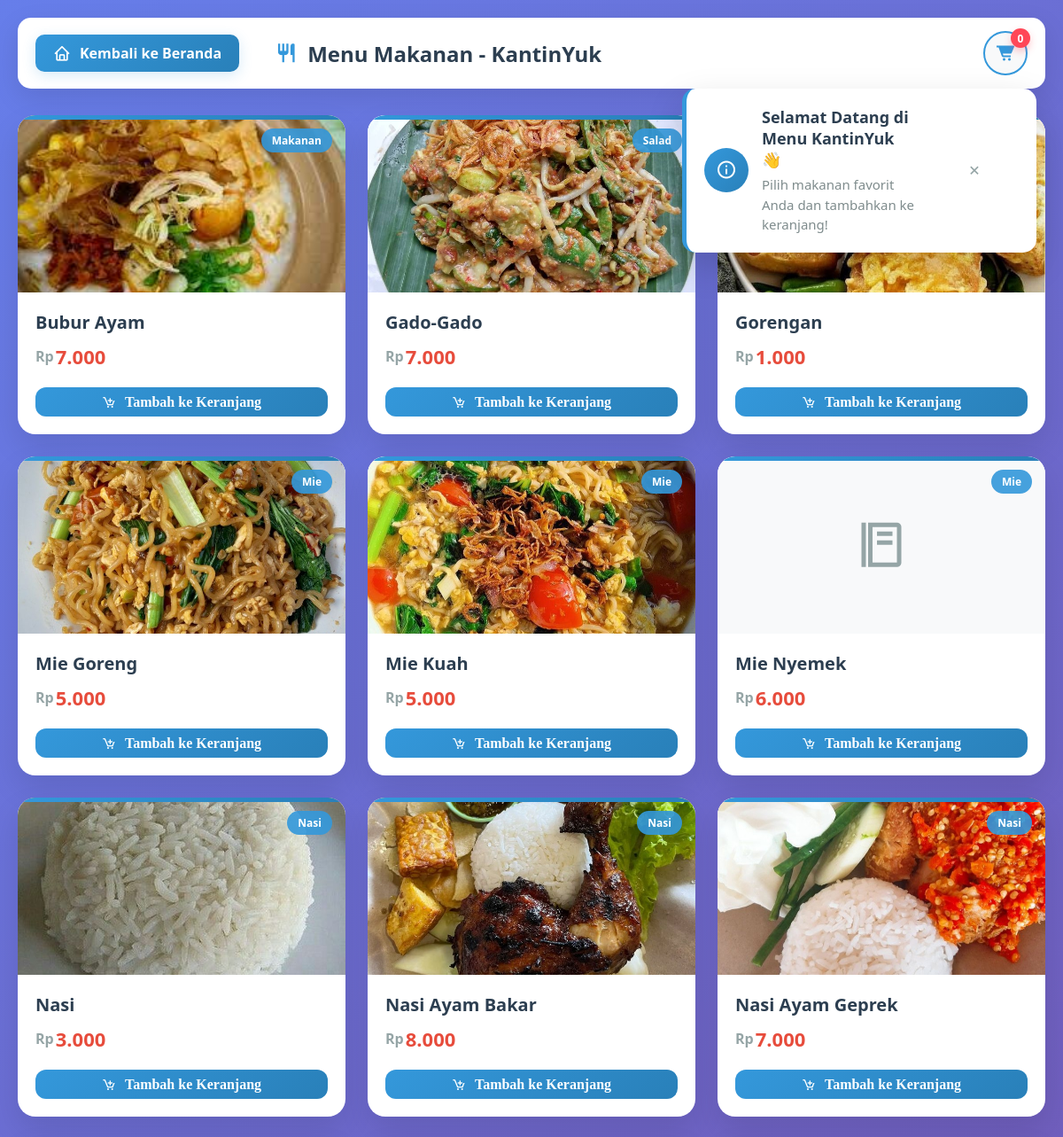
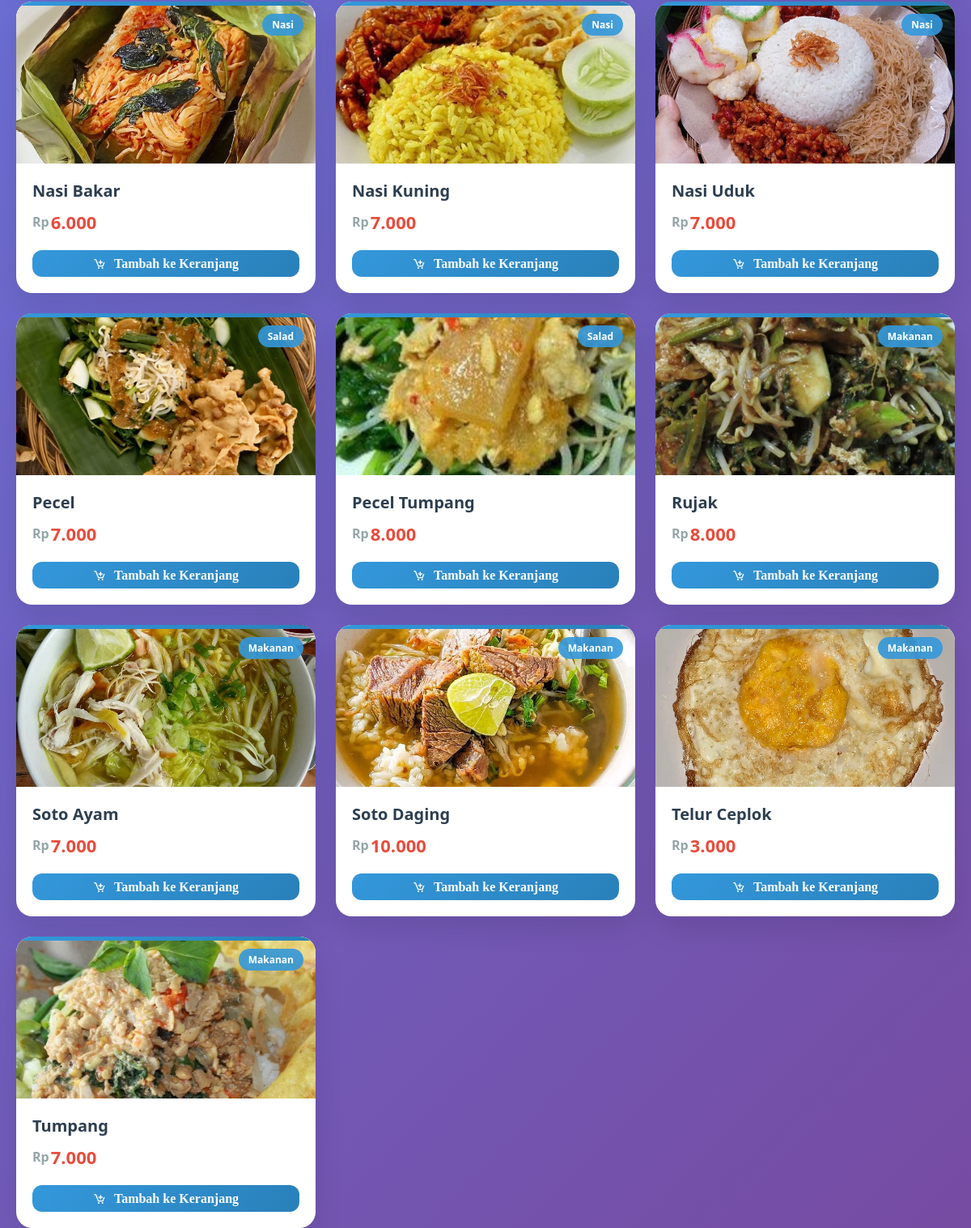
Page /menu.php on the committed database (2 pictures, top to bottom).
### tables this page shows
CREATE TABLE `stokmakn` (
  `nama` varchar(50) NOT NULL,
  `harga` int(11) NOT NULL,
  `foto` text NOT NULL
);

### Menu.php (the view, shortened to what this page needs)
<?php
include "koneksi.php";
$total_cart_items = 0;
?>
<!DOCTYPE html>
<html lang="id">
<head>
    <link rel="stylesheet" href="style2.css">
    <link href='https://unpkg.com/boxicons@2.1.4/css/boxicons.min.css' rel='stylesheet'>
</head>
<body>
    <div class="header">
        <div class="header-left">
            <a href="beranda.php" class="back-to-home">
                <i class='bx bx-home'></i>
                <span>Kembali ke Beranda</span>
            </a>
            <div class="logo">
                <i class='bx bx-restaurant'></i>
                <h1>Menu Makanan - KantinYuk</h1>
            </div>
        </div>
        <div class="header-right">
            <a href="keranjang/index.php" class="cart-icon">
                <i class='bx bxs-cart-alt'></i>
                <span class="cart-count" id="cart-count"><?= $total_cart_items ?></span>
            </a>
        </div>
    </div>
    <div class="notification-container" id="notificationContainer"></div>
    <div class="menu-container">
        <?php
        $sqlm = mysqli_query($kon, "SELECT * FROM stokmakn ORDER BY nama ASC");
        while ($rm = mysqli_fetch_array($sqlm)) {
            $in_cart = false;
            $cart_qty = 0;
            $item_key = md5($rm['nama']);
            $image_file = "img/" . $rm['foto'];
            $image_exists = file_exists($image_file);
            $nama_lower = strtolower($rm['nama']);
            $category = 'Makanan';
            if (strpos($nama_lower, 'nasi') !== false) $category = 'Nasi';
            if (strpos($nama_lower, 'mie') !== false) $category = 'Mie';
            if (strpos($nama_lower, 'gado') !== false || strpos($nama_lower, 'pecel') !== false) $category = 'Salad';
            if (strpos($nama_lower, 'gorengan') !== false) $category = 'Snack';
        ?>
            <div class="menu-card">
                <div class="category-tag"><?= $category ?></div>
                <div class="menu-image">
                    <?php if ($image_exists && !empty($rm['foto'])): ?>
                        <img src="img/<?= htmlspecialchars($rm['foto']) ?>"
                             alt="<?= htmlspecialchars($rm['nama']) ?>"
                             loading="lazy">
                    <?php else: ?>
                        <div style="width:100%;height:100%;display:flex;align-items:center;justify-content:center;background:#f8f9fa;color:#95a5a6;">
                            <i class='bx bx-food-menu' style="font-size:60px;"></i>
                        </div>
                    <?php endif; ?>
                </div>
                <div class="menu-content">
                    <h3 class="menu-name"><?= htmlspecialchars($rm['nama']) ?></h3>
                    <div class="menu-price"><?= number_format($rm['harga'], 0, ',', '.') ?></div>
                    <button onclick="addToCart('<?= addslashes($rm['nama']) ?>', <?= $rm['harga'] ?>)"
                            class="order-btn <?= $in_cart ? 'order-btn-added' : 'order-btn-default' ?>"
                            id="btn-<?= $item_key ?>">
                        <?php if ($in_cart): ?>
                            <i class='bx bx-check-circle'></i>
                            <span>Ditambahkan (<?= $cart_qty ?>)</span>
                        <?php else: ?>
                            <i class='bx bx-cart-add'></i>
                            <span>Tambah ke Keranjang</span>
                        <?php endif; ?>
                    </button>
                </div>
            </div>
        <?php } ?>
    </div>
</body>
</html>

### style2.css (style rules this page uses)
html { scroll-behavior: smooth; font-family: "Lato", "poppins"; }
body { height: 96vh; font-family: "Lato", "poppins"; margin: 0; background-color: #b6c4b6; transition: background-color 0.2s, color 0.2s; }
.logo { color: #fff; font-size: 1.5em; font-weight: bold; margin-left: 19px; }
button { width: 100px; height: 33px; background-color: #6b14da; border-radius: 20px; border: none; font-family: poppins; color: #fff; font-size: larger; }

### Menu.php (style rules this page uses)
* { margin: 0; padding: 0; box-sizing: border-box; }
body { font-family: 'Segoe UI', Tahoma, Geneva, Verdana, sans-serif; background: linear-gradient(135deg, #667eea 0%, #764ba2 100%); min-height: 100vh; padding: 20px; }
.header { display: flex; justify-content: space-between; align-items: center; padding: 15px 20px; background: white; border-radius: 15px; box-shadow: 0 10px 30px rgba(0,0,0,0.1); margin-bottom: 30px; position: relative; z-index: 10; }
.header-left { display: flex; align-items: center; gap: 20px; }
.back-to-home { display: flex; align-items: center; gap: 10px; text-decoration: none; background: linear-gradient(135deg, #3498db 0%, #2980b9 100%); color: white; padding: 10px 20px; border-radius: 10px; font-weight: 600; transition: all 0.3s; box-shadow: 0 4px 15px rgba(52, 152, 219, 0.2); }
.back-to-home i { font-size: 20px; }
.logo { display: flex; align-items: center; gap: 10px; }
.logo i { font-size: 28px; color: #3498db; }
.logo h1 { font-size: 24px; color: #2c3e50; font-weight: 700; }
.header-right { display: flex; align-items: center; gap: 20px; }
.cart-icon { position: relative; text-decoration: none; background: #f8f9fa; width: 50px; height: 50px; border-radius: 50%; display: flex; align-items: center; justify-content: center; transition: all 0.3s; border: 2px solid #3498db; }
.cart-icon i { font-size: 24px; color: #3498db; transition: all 0.3s; }
.cart-count { position: absolute; top: -5px; right: -5px; background: #ff4757; color: white; font-size: 12px; font-weight: bold; width: 22px; height: 22px; border-radius: 50%; display: flex; align-items: center; justify-content: center; box-shadow: 0 4px 8px rgba(255, 71, 87, 0.3); }
.menu-container { display: grid; grid-template-columns: repeat(auto-fill, minmax(300px, 1fr)); gap: 25px; margin-top: 20px; }
.menu-card { background: white; border-radius: 20px; overflow: hidden; box-shadow: 0 15px 35px rgba(0,0,0,0.1); transition: all 0.4s cubic-bezier(0.175, 0.885, 0.32, 1.275); position: relative; }
.menu-image { width: 100%; height: 200px; overflow: hidden; background: #f8f9fa; display: flex; align-items: center; justify-content: center; }
.menu-image img { width: 100%; height: 100%; object-fit: cover; transition: transform 0.5s; }
.menu-content { padding: 20px; }
.menu-name { font-size: 20px; font-weight: 700; color: #2c3e50; margin-bottom: 10px; }
.menu-price { font-size: 22px; font-weight: 800; color: #e74c3c; margin-bottom: 20px; display: flex; align-items: center; }
.menu-price::before { content: 'Rp '; font-size: 16px; color: #95a5a6; margin-right: 2px; }
.order-btn { width: 100%; padding: 15px; border: none; border-radius: 12px; font-size: 16px; font-weight: 700; cursor: pointer; display: flex; align-items: center; justify-content: center; gap: 10px; transition: all 0.3s; position: relative; overflow: hidden; }
.order-btn-default { background: linear-gradient(135deg, #3498db 0%, #2980b9 100%); color: white; }
.notification-container { position: fixed; top: 100px; right: 30px; z-index: 9999; display: flex; flex-direction: column; gap: 15px; max-width: 400px; }
@media (max-width: 1200px) { .menu-container { grid-template-columns: repeat(auto-fill, minmax(280px, 1fr)); } }
.menu-card::before { content: ''; position: absolute; top: 0; left: 0; right: 0; height: 5px; background: linear-gradient(90deg, #3498db, #2980b9); border-radius: 20px 20px 0 0; }
.category-tag { position: absolute; top: 15px; right: 15px; background: rgba(52, 152, 219, 0.9); color: white; padding: 5px 12px; border-radius: 20px; font-size: 12px; font-weight: 600; z-index: 2; }

### rows in the picture
stokmakn: category "Makanan", foto (picture), nama "Bubur Ayam", harga "7.000"
stokmakn: nama "Salad", foto (picture), nama "Gado-Gado", harga "7.000"
stokmakn: nama "Gorengan", harga "1.000"
stokmakn: nama "Mie", foto (picture), nama "Mie Goreng", harga "5.000"
stokmakn: nama "Mie", foto (picture), nama "Mie Kuah", harga "5.000"
stokmakn: nama "Mie", nama "Mie Nyemek", harga "6.000"
stokmakn: nama "Nasi", foto (picture), harga "3.000"
stokmakn: nama "Nasi", foto (picture), nama "Nasi Ayam Bakar", harga "8.000"
stokmakn: nama "Nasi", foto (picture), nama "Nasi Ayam Geprek", harga "7.000"
stokmakn: nama "Nasi", foto (picture), nama "Nasi Bakar", harga "6.000"
stokmakn: nama "Nasi", foto (picture), nama "Nasi Kuning", harga "7.000"
stokmakn: nama "Nasi", foto (picture), nama "Nasi Uduk", harga "7.000"
stokmakn: nama "Salad", foto (picture), nama "Pecel", harga "7.000"
stokmakn: nama "Salad", foto (picture), nama "Pecel Tumpang", harga "8.000"
stokmakn: category "Makanan", foto (picture), nama "Rujak", harga "8.000"
stokmakn: category "Makanan", foto (picture), nama "Soto Ayam", harga "7.000"
stokmakn: category "Makanan", foto (picture), nama "Soto Daging", harga "10.000"
stokmakn: category "Makanan", foto (picture), nama "Telur Ceplok", harga "3.000"
stokmakn: category "Makanan", foto (picture), nama "Tumpang", harga "7.000"

### other values in the picture
$total_cart_items "0"
